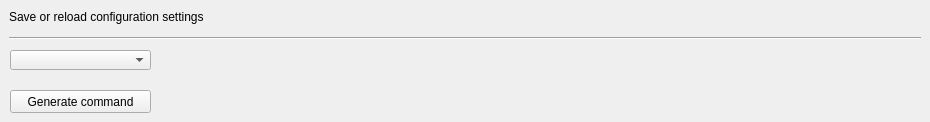
     <widget class="QWidget" name="page_Save">
      <widget class="QPushButton" name="GC_SaveSettings">
       <property name="geometry">
        <rect>
         <x>10</x>
         <y>90</y>
         <width>141</width>
         <height>23</height>
        </rect>
       </property>
       <property name="minimumSize">
        <size>
         <width>141</width>
         <height>23</height>
        </size>
       </property>
       <property name="maximumSize">
        <size>
         <width>132</width>
         <height>16777215</height>
        </size>
       </property>
       <property name="text">
        <string>Generate command</string>
       </property>
      </widget>
      <widget class="QLabel" name="label_11">
       <property name="geometry">
        <rect>
         <x>9</x>
         <y>9</y>
         <width>222</width>
         <height>16</height>
        </rect>
       </property>
       <property name="text">
        <string>Save or reload configuration settings</string>
       </property>
      </widget>
      <widget class="Line" name="line_5">
       <property name="geometry">
        <rect>
         <x>9</x>
         <y>30</y>
         <width>912</width>
         <height>16</height>
        </rect>
       </property>
       <property name="orientation">
        <enum>Qt::Horizontal</enum>
       </property>
      </widget>
      <widget class="QComboBox" name="comboBox_SaveOption">
       <property name="geometry">
        <rect>
         <x>10</x>
         <y>50</y>
         <width>141</width>
         <height>20</height>
        </rect>
       </property>
       <property name="minimumSize">
        <size>
         <width>131</width>
         <height>20</height>
        </size>
       </property>
      </widget>
     </widget>
